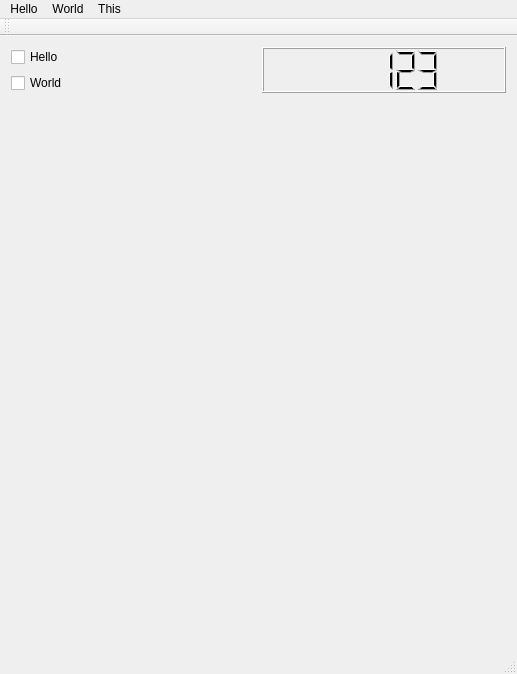
<?xml version="1.0" encoding="UTF-8"?>
<ui version="4.0">
 <class>MainWindow</class>
 <widget class="QMainWindow" name="MainWindow">
  <property name="geometry">
   <rect>
    <x>0</x>
    <y>0</y>
    <width>517</width>
    <height>674</height>
   </rect>
  </property>
  <property name="windowTitle">
   <string>Gruß von Qt World</string>
  </property>
  <widget class="QWidget" name="centralWidget">
   <layout class="QGridLayout" name="gridLayout">
    <item row="0" column="0">
     <widget class="QCheckBox" name="checkBox">
      <property name="text">
       <string>Hello</string>
      </property>
     </widget>
    </item>
    <item row="1" column="0">
     <widget class="QCheckBox" name="checkBox_2">
      <property name="text">
       <string>World</string>
      </property>
     </widget>
    </item>
    <item row="4" column="0" colspan="2">
     <widget class="QCustomPlot" name="customPlot" native="true"/>
    </item>
    <item row="0" column="1" rowspan="2">
     <widget class="QLCDNumber" name="lcdNumber">
      <property name="intValue" stdset="0">
       <number>123</number>
      </property>
     </widget>
    </item>
   </layout>
  </widget>
  <widget class="QMenuBar" name="menuBar">
   <property name="geometry">
    <rect>
     <x>0</x>
     <y>0</y>
     <width>517</width>
     <height>30</height>
    </rect>
   </property>
   <widget class="QMenu" name="menuHello">
    <property name="title">
     <string>Hello</string>
    </property>
    <addaction name="actionWorld"/>
   </widget>
   <widget class="QMenu" name="menuWorld">
    <property name="title">
     <string>World</string>
    </property>
    <addaction name="actionHello"/>
   </widget>
   <widget class="QMenu" name="menuThis">
    <property name="title">
     <string>This</string>
    </property>
    <addaction name="actionIs"/>
    <addaction name="actionSome"/>
    <addaction name="actionQt"/>
    <addaction name="actionApp"/>
   </widget>
   <addaction name="menuHello"/>
   <addaction name="menuWorld"/>
   <addaction name="menuThis"/>
  </widget>
  <widget class="QToolBar" name="mainToolBar">
   <attribute name="toolBarArea">
    <enum>TopToolBarArea</enum>
   </attribute>
   <attribute name="toolBarBreak">
    <bool>false</bool>
   </attribute>
  </widget>
  <widget class="QStatusBar" name="statusBar"/>
  <action name="actionWorld">
   <property name="text">
    <string>World</string>
   </property>
  </action>
  <action name="actionHello">
   <property name="text">
    <string>Hello</string>
   </property>
  </action>
  <action name="actionIs">
   <property name="text">
    <string>Is</string>
   </property>
  </action>
  <action name="actionSome">
   <property name="text">
    <string>Some</string>
   </property>
  </action>
  <action name="actionQt">
   <property name="text">
    <string>Qt</string>
   </property>
  </action>
  <action name="actionApp">
   <property name="text">
    <string>App</string>
   </property>
  </action>
 </widget>
 <layoutdefault spacing="6" margin="11"/>
 <customwidgets>
  <customwidget>
   <class>QCustomPlot</class>
   <extends>QWidget</extends>
   <header>qcustomplot.h</header>
   <container>1</container>
  </customwidget>
 </customwidgets>
 <resources/>
 <connections/>
</ui>
